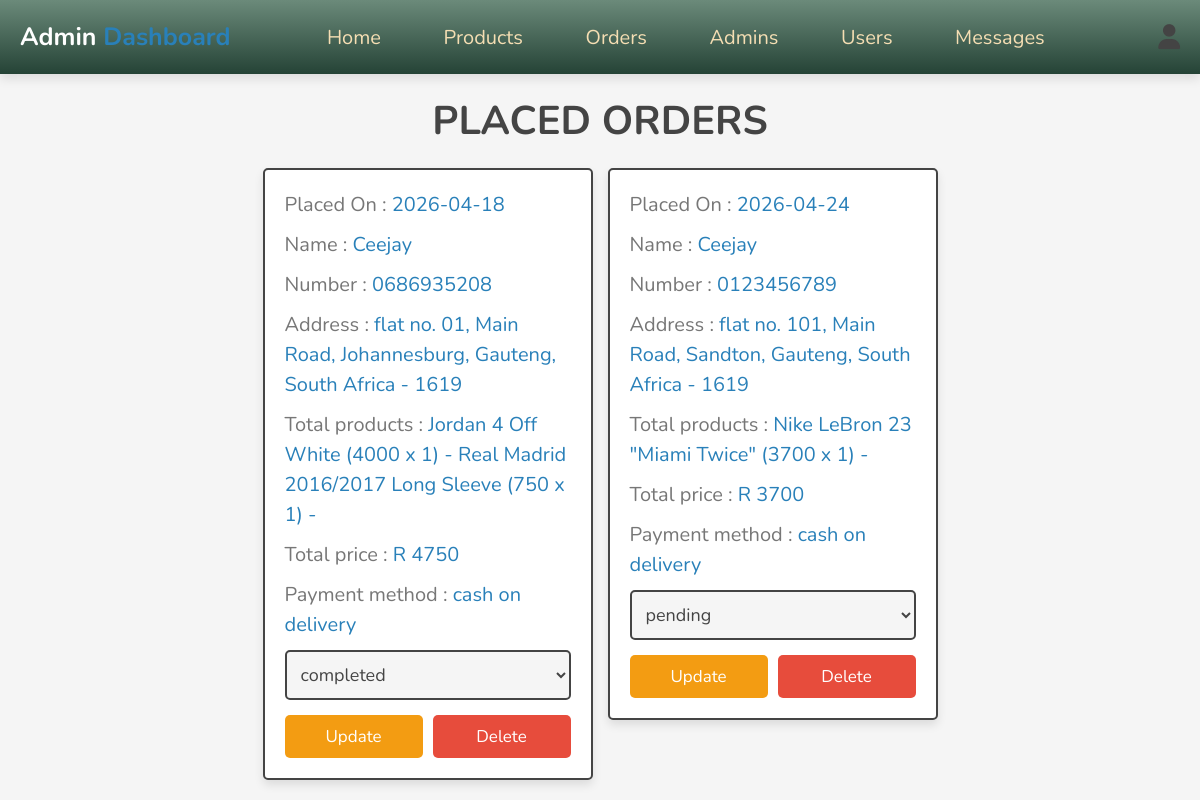
Before: /admin/placed_orders.php (signed in) with the older database file.
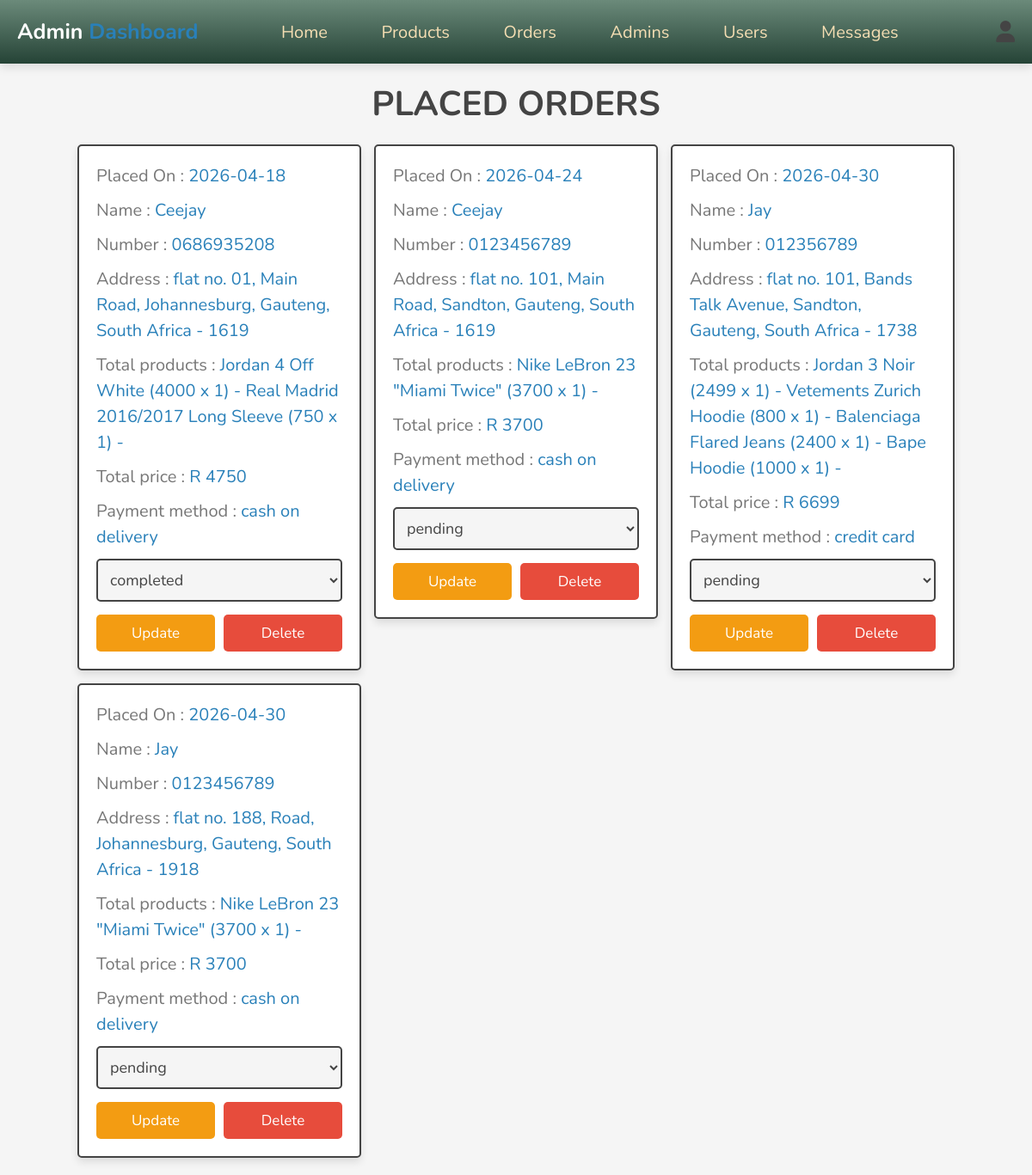
After: the same page with the newer database file.
### tables this page shows
CREATE TABLE `orders` (
  `id` int(100) NOT NULL,
  `user_id` int(100) NOT NULL,
  `name` varchar(20) NOT NULL,
  `number` varchar(10) NOT NULL,
  `email` varchar(50) NOT NULL,
  `method` varchar(50) NOT NULL,
  `address` varchar(500) NOT NULL,
  `total_products` varchar(1000) NOT NULL,
  `total_price` int(100) NOT NULL,
  `placed_on` date NOT NULL DEFAULT current_timestamp(),
  `payment_status` varchar(20) NOT NULL DEFAULT 'pending'
);

### admin/placed_orders.php (the view, shortened to what this page needs)
<?php
include '../components/connect.php';
?>
<!DOCTYPE html>
<html lang="en">
<head>
   <link rel="stylesheet" href="https://cdnjs.cloudflare.com/ajax/libs/font-awesome/6.1.1/css/all.min.css">
   <link rel="stylesheet" href="../css/admin_style.css">
</head>
<body>
<?php include '../components/admin_header.php'; ?>
<section class="orders">
<h1 class="heading">Placed Orders</h1>
<div class="box-container">
   <?php
      $select_orders = $conn->prepare("SELECT * FROM `orders`");
      $select_orders->execute();
      if($select_orders->rowCount() > 0){
         while($fetch_orders = $select_orders->fetch(PDO::FETCH_ASSOC)){
   ?>
   <div class="box">
      <p> Placed On : <span><?= $fetch_orders['placed_on']; ?></span> </p>
      <p> Name : <span><?= $fetch_orders['name']; ?></span> </p>
      <p> Number : <span><?= $fetch_orders['number']; ?></span> </p>
      <p> Address : <span><?= $fetch_orders['address']; ?></span> </p>
      <p> Total products : <span><?= $fetch_orders['total_products']; ?></span> </p>
      <p> Total price : <span> R <?= $fetch_orders['total_price']; ?>
   </span> </p>
      <p> Payment method : <span><?= $fetch_orders['method']; ?></span> </p>
      <form action="" method="post">
         <select name="payment_status" class="select">
            <option selected disabled><?= $fetch_orders['payment_status']; ?></option>
         </select>
        <div class="flex-btn">
         <input type="submit" value="update" class="option-btn" name="update_payment">
         <a href="placed_orders.php?delete=<?= $fetch_orders['id']; ?>" class="delete-btn" onclick="return confirm('Delete this order?');">delete</a>
        </div>
      </form>
   </div>
   <?php
         }
      }else{
         echo '<p class="empty">No orders placed yet!</p>';
      }
   ?>
</div>
</section>
</body>
</html>

Changed rows visible on the page:
added orders: placed_on "2026-04-30", name "Jay", number "012356789", address "flat no. 101, Bands Talk Avenue, Sandton, Gauteng, South Africa - 1738", total_products "Jordan 3 Noir (2499 x 1) - Vetements Zurich Hoodie (800 x 1) - Balenciaga Flared Jeans (2400 x 1) - Bape Hoodie (1000 x 1) -", total_price "6699", method "credit card", payment_status "pending"
added orders: placed_on "2026-04-30", name "Jay", number "0123456789", address "flat no. 188, Road, Johannesburg, Gauteng, South Africa - 1918", total_products "Nike LeBron 23 \"Miami Twice\" (3700 x 1) -", total_price "3700", method "cash on delivery", payment_status "pending"
